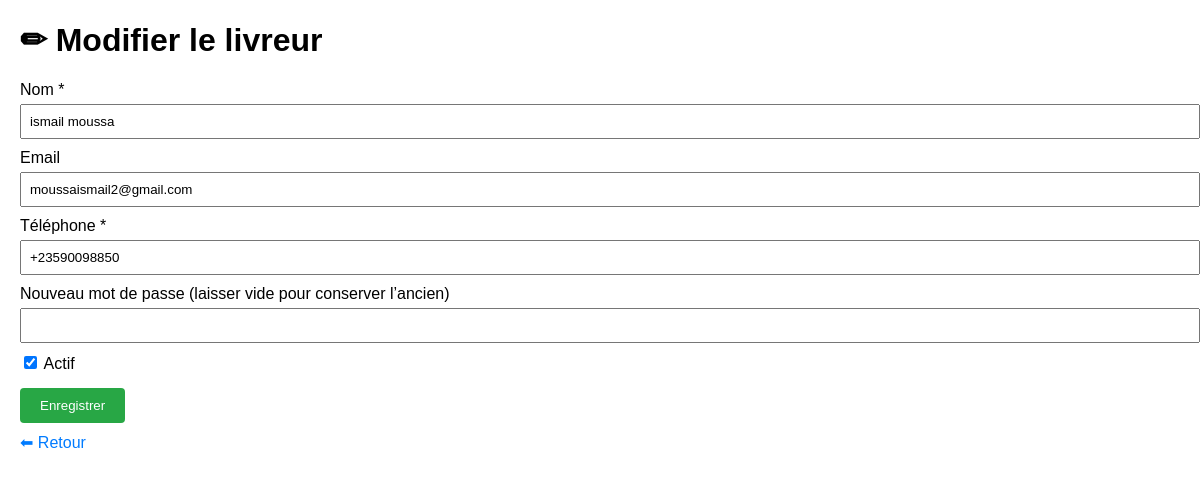
/tchadshop/modifier_livreur.php?id=2 (signed in), run on the app's committed database.
### tables this page shows
CREATE TABLE IF NOT EXISTS `livreurs` (
  `id` int NOT NULL AUTO_INCREMENT,
  `nom` varchar(100) NOT NULL,
  `telephone` varchar(20) NOT NULL,
  `email` varchar(100) DEFAULT NULL,
  `password` varchar(255) DEFAULT NULL,
  `actif` tinyint(1) DEFAULT '1',
  `created_at` timestamp NULL DEFAULT CURRENT_TIMESTAMP,
  PRIMARY KEY (`id`),
  UNIQUE KEY `email` (`email`)
);

### tchadshop/modifier_livreur.php (the view, shortened to what this page needs)
<?php
$conn = new mysqli("localhost", "root", "", "tchadshop_db");
$id = intval($_GET['id'] ?? 0);
$stmt = $conn->prepare("SELECT * FROM livreurs WHERE id = ?");
$stmt->bind_param("i", $id);
$stmt->execute();
$res = $stmt->get_result();
$livreur = $res->fetch_assoc();
?>
<!DOCTYPE html>
<html lang="fr">
<head>
</head>
<body>
    <h1>✏ Modifier le livreur</h1>
    <form method="post" action="">
        <label>Nom *</label>
        <input type="text" name="nom" value="<?= htmlspecialchars($livreur['nom']) ?>" required>
        <label>Email</label>
        <input type="email" name="email" value="<?= htmlspecialchars($livreur['email'] ?? '') ?>">
        <label>Téléphone *</label>
        <input type="text" name="telephone" value="<?= htmlspecialchars($livreur['telephone']) ?>" required>
        <label>Nouveau mot de passe (laisser vide pour conserver l’ancien)</label>
        <input type="password" name="password">
        <label><input type="checkbox" name="actif" <?= $livreur['actif'] ? 'checked' : '' ?>> Actif</label>
        <button type="submit">Enregistrer</button>
    </form>
    <a href="livreurs.php" class="back">⬅ Retour</a>
</body>
</html>

### tchadshop/modifier_livreur.php (style rules this page uses)
body { font-family: Arial, sans-serif; margin: 20px; }
label { display: block; margin-top: 10px; }
input[type="text"], input[type="email"], input[type="password"] { width: 100%; padding: 8px; margin-top: 5px; }
button { margin-top: 15px; padding: 10px 20px; background: #28a745; color: white; border: none; border-radius: 4px; }
.back { margin-top: 10px; display: inline-block; text-decoration: none; color: #007bff; }

### data on the page
livreurs: nom "ismail moussa", email "moussaismail2@gmail.com", telephone "+23590098850", actif "☑"
